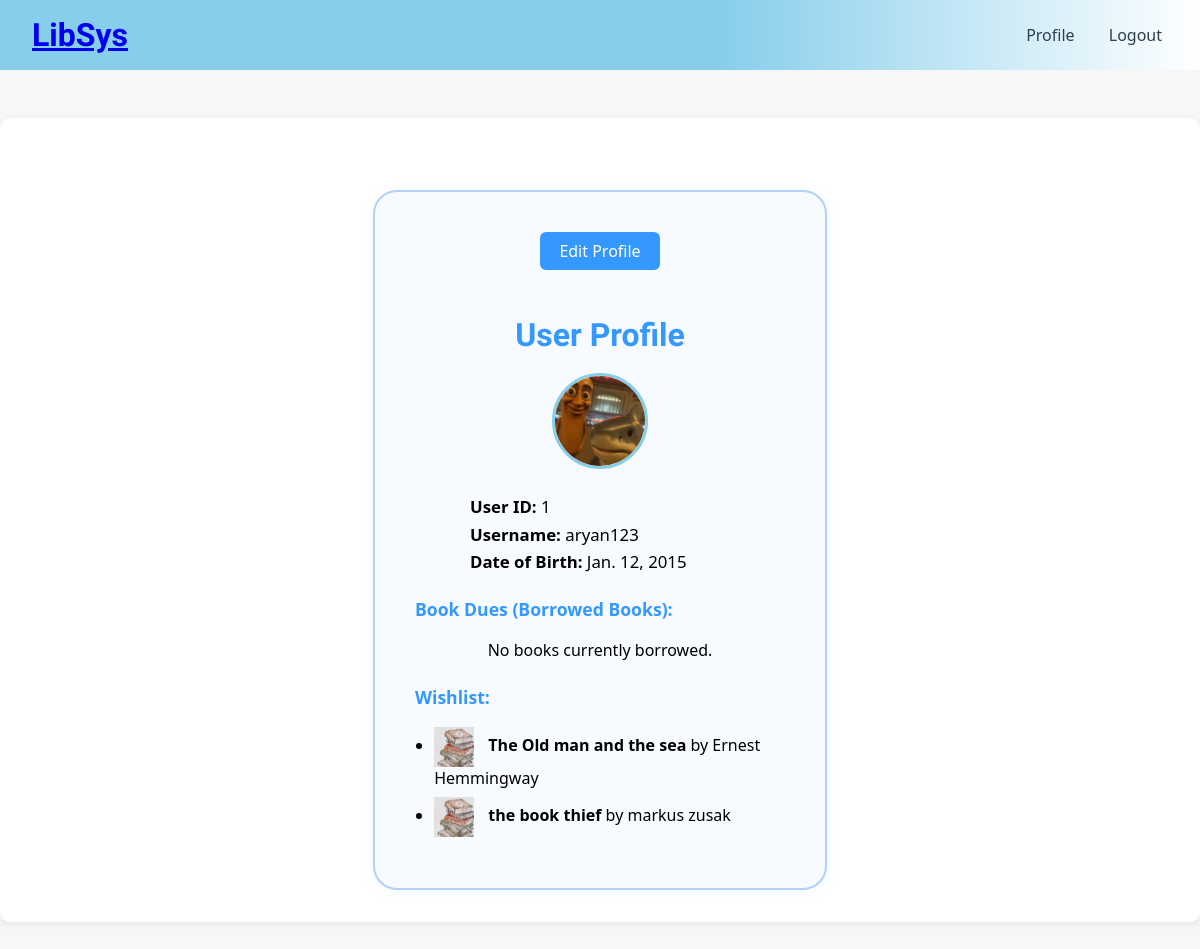
/profile/ (signed in), run on the app's committed database.
### Auth/models.py (models this page shows, shortened)
class User(AbstractBaseUser, PermissionsMixin):
    userID = models.AutoField(primary_key=True)
    username = models.CharField(max_length=150, unique=True)
    email = models.EmailField(unique=True)
    userdob = models.DateField(null=True, blank=True)
    profile_pic = models.ImageField(upload_to='profile_pics/', null=True, blank=True)
    userbooklist = models.ManyToManyField(Book, blank=True, related_name='borrowed_by')
    wishlist = models.ManyToManyField(Book, blank=True, related_name='wishlisted_by')
    is_active = models.BooleanField(default=True)
    is_admin = models.BooleanField(default=False)
    is_librarian = models.BooleanField(default=False)
    objects = UserManager() #set default manager to custom user model
    USERNAME_FIELD = 'username'
    REQUIRED_FIELDS = ['email']
    @property
    def bookdues(self):
        return self.userbooklist.all()

### Home/models.py (models this page shows, shortened)
class Book(models.Model):
    "these ar efew genres that can be selected to label a book added in library"
    GENRE_CHOICES = [
        ("Fiction", "Fiction (Novels, stories, drama, literary fiction)"),
        ("Non-Fiction", "Non-Fiction (Essays, journalism, real-life topics, how-to books)"),
        ("Science & Technology", "Science & Technology (Physics, biology, programming, engineering, mathematics)"),
        ("History & Politics", "History & Politics (Historical events, government, wars, biographies of leaders)"),
        ("Children & Young Adult", "Children & Young Adult (Books for kids, teens, fantasy for younger readers)"),
        ("Religion & Philosophy", "Religion & Philosophy (Spiritual texts, beliefs, ethics, thought systems)"),
        ("Education & Reference", "Education & Reference (Textbooks, guides, dictionaries, academic materials)"),
    ]
    book_id = models.AutoField(primary_key=True)
    book_name = models.CharField(max_length=255)
    book_author = models.CharField(max_length=255)
    book_genre = models.CharField(max_length=40, choices=GENRE_CHOICES) #can select from the genres that have been listed
    isAvailable = models.BooleanField(default=True) #show if availble or not
    created_at = models.DateTimeField(auto_now_add=True)  # For latest books
    book_photo = models.ImageField(upload_to='book_photos/', null=True, blank=True)

### Profile/views.py (the view)
# urls.py: path('profile/', profile, name='profile'),
@login_required(login_url='login')
def profile(request):
    user = request.user
    return render(request, 'profile.html', {
        'user': user,
        'bookdues': user.bookdues,
        'wishlist': user.wishlist.all(),
    })

### Profile/templates/profile.html (shortened to what this page needs)
{% load static %}
<!DOCTYPE html>
<html lang="en">
<head>
  <link rel="stylesheet" href="{% static 'homestyle.css' %}" />
</head>
<body>
  <nav class="navbar">
    <div class="nav-left">
      <a href="{% url 'home' %}" class="logo">LibSys</a>
    </div>
    <div class="nav-right">
      <a href="{% url 'profile' %}">Profile</a>
      <form method="post" action="{% url 'logout' %}" style="display:inline;">
        <button type="submit" class="logout-btn">Logout</button>
      </form>
    </div>
  </nav>
  <div class="container">
    <div class="profile-card">
      <a href="{% url 'profile_edit' %}" class="edit-profile-btn">Edit Profile</a>
      <h2>User Profile</h2>
      {% if user.profile_pic %}
        <img src="{{ user.profile_pic.url }}" alt="Profile Picture" class="profile-pic" />
      {% endif %}
      <div class="profile-info">
        <p><strong>User ID:</strong> {{ user.userID }}</p>
        <p><strong>Username:</strong> {{ user.username }}</p>
        <p><strong>Date of Birth:</strong> {{ user.userdob|default:'N/A' }}</p>
      </div>
      <h3>Book Dues (Borrowed Books):</h3>
      {% if bookdues %}
        <ul class="book-list">
          {% for book in bookdues %}
            <li>
              {% if book.book_photo %}
                <img src="{{ book.book_photo.url }}" alt="{{ book.book_name }}" style="height:40px;vertical-align:middle;margin-right:10px;" />
              {% endif %}
              <strong>{{ book.book_name }}</strong> by {{ book.book_author }}
            </li>
          {% endfor %}
        </ul>
      {% else %}
        <p>No books currently borrowed.</p>
      {% endif %}
      <h3>Wishlist:</h3>
      {% if wishlist %}
        <ul class="book-list">
          {% for book in wishlist %}
            <li>
              {% if book.book_photo %}
                <img src="{{ book.book_photo.url }}" alt="{{ book.book_name }}" style="height:40px;vertical-align:middle;margin-right:10px;" />
              {% endif %}
              <strong>{{ book.book_name }}</strong> by {{ book.book_author }}
            </li>
          {% endfor %}
        </ul>
      {% else %}
        <p>No books in wishlist.</p>
      {% endif %}
    </div>
  </div>
</body>
</html>

### Home/static/homestyle.css (style rules this page uses)
body { font-family: 'Segoe UI', Arial, sans-serif; background: #f7f7f7; margin: 0; padding: 0; }
.navbar { display: flex; justify-content: space-between; align-items: center; background: linear-gradient(90deg, #87ceeb 60%, #fff 100%); color: #2d3e50; padding: 1rem 2rem; }
.logo { font-family: 'Dancing Script', cursive; font-size: 2rem; font-weight: bold; }
.nav-right a, .nav-right form button.logout-btn { color: #2d3e50; text-decoration: none; margin-left: 1.5rem; font-size: 1rem; background: none; border: none; cursor: pointer; font-family: inherit; transition: color 0.2s; }
.container { max-width: 1200px; margin: 3rem auto; background: #fff; border-radius: 10px; box-shadow: 0 2px 8px rgba(0,0,0,0.08); padding: 2rem 2.5rem; }

### Profile/templates/profile.html (style rules this page uses)
.profile-card { background: #f7faff; border: 2px solid #b3d1f7; border-radius: 24px; box-shadow: 0 2px 12px rgba(52, 152, 255, 0.08); padding: 2.5rem 2.5rem 2rem 2.5rem; max-width: 370px; margin: 2.5rem auto 0 auto; text-align: center; position: relative; }
.profile-card .profile-pic { height: 90px; width: 90px; border-radius: 50%; margin-bottom: 1rem; object-fit: cover; border: 3px solid #87ceeb; background: #fff; }
.edit-profile-btn { display: inline-block; margin-bottom: 1.2rem; padding: 0.5rem 1.2rem; background: #3498ff; color: #fff; border: none; border-radius: 6px; font-size: 1rem; cursor: pointer; transition: background 0.2s; text-decoration: none; }
.profile-card h2 { font-family: 'Dancing Script', cursive; font-size: 2rem; margin-bottom: 1.2rem; color: #3498ff; }
.profile-card .profile-info { text-align: left; margin: 0 auto 1.5rem auto; max-width: 260px; }
.profile-card .profile-info p { margin: 0.3rem 0; font-size: 1.05rem; }
.profile-card h3 { margin-top: 1.5rem; color: #3498ff; text-align: left; font-size: 1.1rem; }
.profile-card ul.book-list { text-align: left; margin: 0 0 1.2rem 0; padding-left: 1.2rem; }
.profile-card ul.book-list li { margin-bottom: 0.5rem; }

### data on the page
Book: book_photo (picture), book_name "The Old man and the sea", book_author "Ernest Hemmingway"
Book: book_photo (picture), book_name "the book thief", book_author "markus zusak"

### other printed values
{{ user.userID }} "1"
{{ user.username }} "aryan123"
{{ user.userdob|default:'N/A' }} "Jan. 12, 2015"
